Frame 1 (no input): blank canvas, image omitted
Frame 60 (no input): blank canvas, image omitted
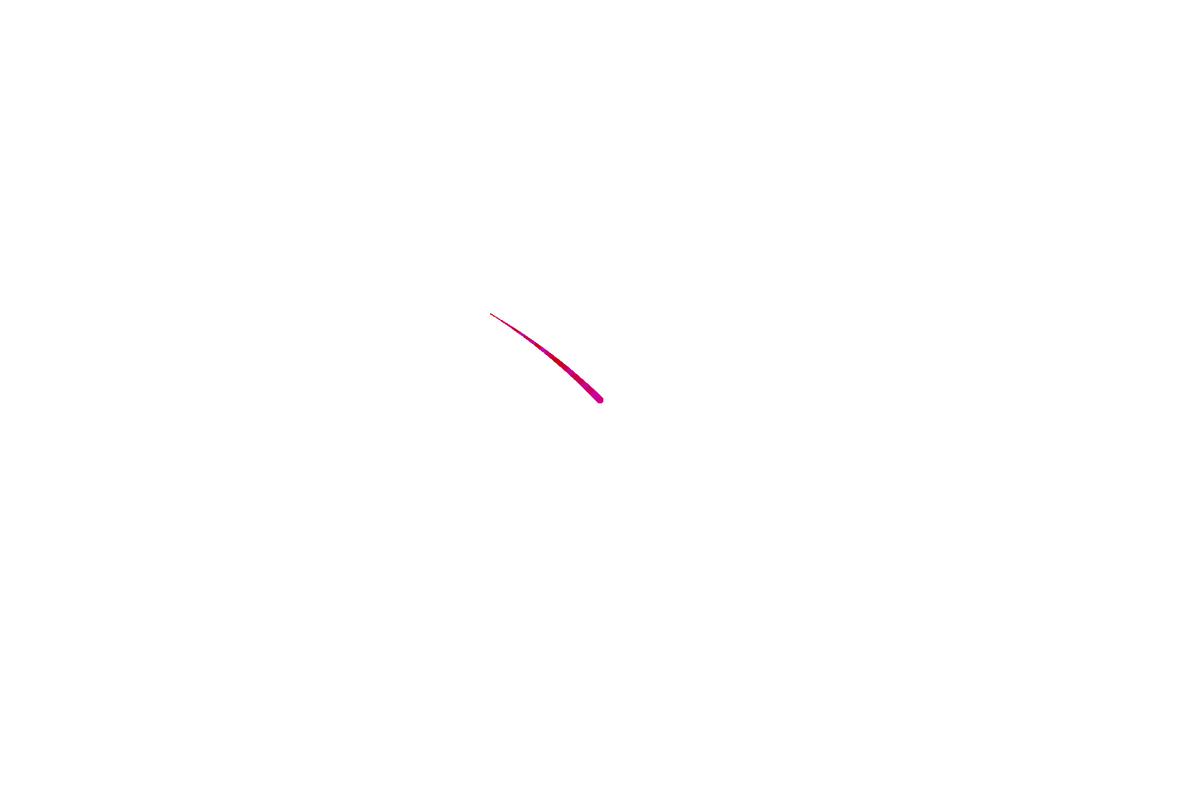
Frame 120 (the mouse pressed at the canvas centre since frame 60)

The p5.js sketch whose frames 1 and 60 were blank and that drew this single picture after the mouse press (run headless with seeded random() and noise() and a simulated clock; from frame 60 on, the mouse is pressed at the canvas centre):

// p5.js sketch
// ── sketch.js
// port of Daniel Shiffman's Inverse Kinematics coding challenge
// by madacoo

let tentacle;
let tentacles = [];

function setup() {
  background(0 );

  createCanvas(1800, 1200);

  // We set up point as a p5.Vector instead of passing Segment an x and a y
  // because JavaScript does not have function overloading.
 
}

function mousePressed() {
  console.log("SHNUR");
  tentacles.push(new Tentacle());

}


function draw() {
  //background(0  );
  for(let i = 0; i < tentacles.length; i++){
    tentacles[i].draw();
  }

}



// ── segment.js

class Segment {
  /* Unlike in Java, JavaScript does not implement
   * function overloading, which means we cannot simply have
   * two different constructors for our Segment class as Shiffman does in
   * his pde example. Instead, we must have one constructor function
   * which behaves differently depending on the type of arguments we pass.
   */
  constructor(point, len, i) {
    if (point.hasOwnProperty("angle")) { // point is probably a Segment

      this.par = point;
      this.a = this.par.b.copy();

    } else {

      this.par = false;
      this.a = point;

    }

    this.b = new p5.Vector();
    this.angle = 0;
    this.sw = map(i, 0, 20, 1, 10);
    this.len = len;
    this.calculateB();
  }


  follow(tx, ty) {
  /* Shiffman used function overloading here too, but since we can't
   * in JavaScript we instead check whether or not ty is undefined. */
    if (typeof(ty) == "undefined") {

      let targetX = this.child.a.x;
      let targetY = this.child.a.y;
      this.follow(targetX, targetY);

    } else {

      let target = new p5.Vector(tx, ty);
      let dir = p5.Vector.sub(target, this.a);
      this.angle = dir.heading();

      dir.setMag(this.len);
      dir.mult(-1);
      this.a = p5.Vector.add(target, dir);

    }
  }


  calculateB() {
    let dx = this.len * cos(this.angle);
    let dy = this.len * sin(this.angle)
    this.b.set(this.a.x + dx, this.a.y + dy);
  }


  update() {
    this.calculateB();
  }


  show() {
    stroke(200, 0, random(0, 200));
    strokeWeight(this.sw);
    line(this.a.x, this.a.y, this.b.x, this.b.y);
  }
}

// ── tentacle.js
class Tentacle {

    constructor(){
        this._rotation = createVector(random(360), random(360));
         // See segment.js for more information.
        let point = new p5.Vector(300, 200);

        let current = new Segment(point, 10, 0);
        for (let i = 0; i < 20; i++) {
            let next = new Segment(current, 10, i);
            current.child = next;
            current = next;
        }
        this.head = current;
    }

    follow(x, y){
        this.head.follow(mouseX, mouseY);

    }

    update(){
        this.head.update();
    }

    draw(){

       // push();
        //rotate(this._rotation);
        this.head.follow(mouseX, mouseY);
        this.head.update();
        this.head.show();
        let next = this.head.par;
        while (next) {
          next.follow();
          next.update();
          next.show();
          next = next.par;
        }
       // pop();

    }
}   
